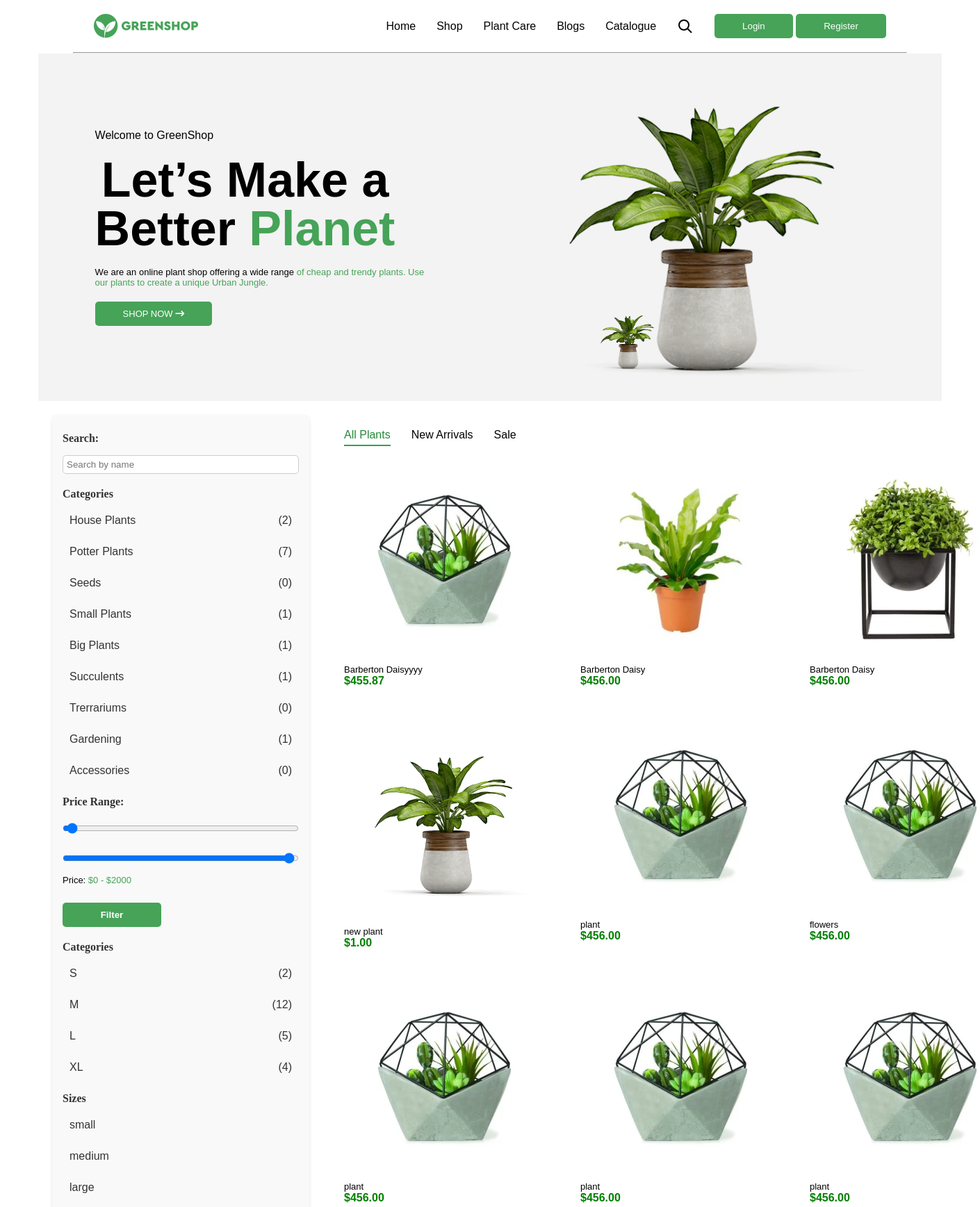
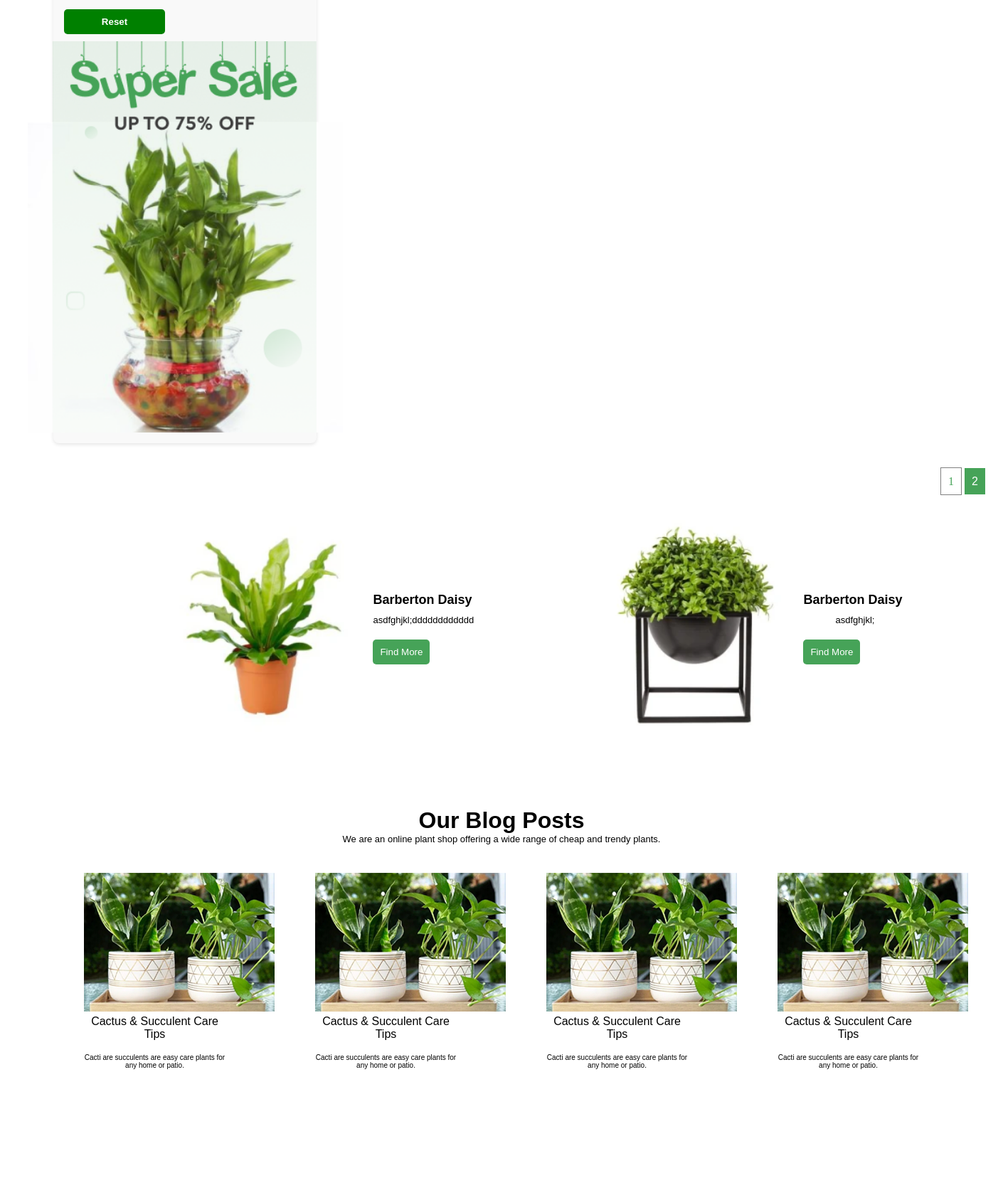
The page / (upper part) on the database its author committed (2 pictures, top to bottom).
### plant/models.py (models this page shows, shortened)
class TimeAbstract(models.Model):
    created_at = models.DateField('created', auto_now_add=True)
    updated_at = models.DateField('', auto_now=True)
    class Meta:
        abstract = True

class Category(TimeAbstract):
    class Meta:
        verbose_name_plural = 'categories'
        verbose_name = 'category'
    name = models.CharField(max_length=100)
    def __str__(self):
        return self.name

class Size(TimeAbstract):
    SMALL = 'small'
    MEDIUM = 'medium'
    LARGE = 'large'
    TYPES = [
        (SMALL,'small'),
        (MEDIUM, 'medium'),
        (LARGE, 'large')
    ]
    class Meta:
        verbose_name_plural = 'sizes'
        verbose_name = 'size'
    name = models.CharField(max_length=100)
    type = models.CharField(choices=TYPES, default=SMALL, max_length=50)
    def __str__(self):
        return self.name

class Plant(TimeAbstract):
    class Meta:
        verbose_name_plural = 'plants'
        verbose_name = 'plant'
    name = models.CharField(max_length=100)
    price = models.DecimalField(decimal_places=2, max_digits=10)
    short_description = models.TextField()
    sizes = models.ManyToManyField('plant.Size', related_name='plant')
    category = models.ForeignKey('plant.Category', on_delete=models.PROTECT, related_name='plant')
    tags = models.ManyToManyField('plant.Tag', related_name='plant')
    description = models.ForeignKey('plant.Description', on_delete=models.PROTECT)
    user =  models.ForeignKey(User, on_delete=models.PROTECT, related_name='plants', default=1)
    @property
    def image(self):
        if self.images.first():
            return self.images.first().image
        return None

class ImagePlant(TimeAbstract):
    class Meta:
        verbose_name_plural = 'images'
        verbose_name = 'image'
    plant = models.ForeignKey('plant.Plant', on_delete=models.PROTECT, related_name='images')
    image = ResizedImageField(upload_to='plant_images/', quality=90, force_format='WEBP')

class Blog(TimeAbstract):
    class Meta:
        verbose_name_plural = 'blogs'
        verbose_name = 'blog'
    name = models.CharField(max_length=100)
    description = models.TextField()
    image = models.ImageField(upload_to='blog_images/')

### plant/views.py (the view)
# urls.py: path('', views.HomePageView.as_view(), name='home'),
class HomePageView(ListView):
    template_name = 'landing.html'
    context_object_name = 'plants'
    paginate_by = 9
    def get_queryset(self):
        plants = Plant.objects.all()
        self.plantfilter = PlantFilter(self.request.GET, queryset=plants)
        query = self.request.GET.get('q')
        if query:
            return Plant.objects.filter(name__icontains=query)
        sizes = self.request.GET.getlist('size')
        if sizes:
            plants = plants.filter(sizes__id__in=sizes)
        return self.plantfilter.qs
    def get_context_data(self, **kwargs):
        context = super().get_context_data(**kwargs)
        context['blogs'] = Blog.objects.all()
        context['categories'] = Category.objects.annotate(plant_count=Count('plant'))
        context['sizes'] = Size.objects.annotate(plant_count=Count('plant'))
        context['size_objects'] = Size.SMALL, Size.MEDIUM, Size.LARGE
        context['form'] = CustomUserCreationForm
        context['forms'] = LoginForm
        context['filter'] = self.plantfilter
        return context

### templates/landing.html (shortened to what this page needs)
{% extends 'main.html' %}
{% block content %}
  <div class="container">
    <section class="slider container">
      <div class="slides ">
        <div class="container-media container slide">
          <div class="display first-block">
            <div class="col-display">
              <h3>Welcome to GreenShop</h3>
              <h1 class="big-text">
                Let’s Make a <br />Better <span>Planet</span>
            </h1>
            <p class="start">
              We are an online plant shop offering a wide range <span>
                of cheap and trendy plants. Use
                <br />our plants to create a unique Urban Jungle.
              </span>
            </p>
            <a href="{% url 'catologue' %}">
              <button class="display"><p>SHOP NOW <i class="fa-solid fa-arrow-right-long"></i></p></button>
            </a>
          </div>
          <div class="display-gap">
            <div class="big-plant"></div>
          </div>
        </div>
      </div>
      <div class="container-media slide">
        <div class="display first-block">
          <div class="display-gap">
            <div class="min-plant"></div>
          </div>
        </div>
      </div>
    </div>
  </section>
</div>
<div class="display2 containers mi pad-20">
    <form method="get" class="filter-form">
      <label for="id_name">Search:</label>
      {{ filter.form.name }}
      <div class="filter-categories">
        <label for="id_name">Categories</label>
        {% for category in categories %}
            <a href="?category={{ category.id }}" class="{% if request.GET.category == category.id|stringformat:"s" %}active{% endif %}">
                <div class="display-cat align-center gap-200">
                  <div>
                    {{ category.name }}
                  </div>
                  <div>
                    ({{ category.plant_count }})
                  </div>
                </div>
            </a>
        {% endfor %}
    </div>
    <label>Price Range:</label>
    <input type="range" id="price_min" name="old_price_min" min="0" max="2000" step="10" value="{{ request.GET.old_price_min|default:0 }}">
    <input type="range" id="price_max" name="old_price_max" min="0" max="2000" step="10" value="{{ request.GET.old_price_max|default:2000 }}">
    <p>Price: <span id="price_display">${{ request.GET.old_price_min|default:0 }} - ${{ request.GET.old_price_max|default:2000 }}</span></p>
    <button type="submit" class="">Filter</button>
    <div class="filter-categories">
      <label for="">Categories</label>
      {% for size in sizes %}
          <a href="?sizes={{ size.id }}" class="{% if request.GET.sizes == size.id|stringformat:"s" %}active{% endif %}">
              <div class="display-cat align-center gap-200">
                <div>
                  {{ size.name }}
                </div>
                <div>
                  ({{ size.plant_count }})
                </div>
              </div>
          </a>
      {% endfor %}
  </div>
   <div class="filter-categories">
    <label for="id_name">Sizes</label>
    {% for size in size_objects %}
        <a href="">{{ size }}</a>
    {% endfor %}
  </div>
      <button type="reset" class="btn btn-success"><a class="white" href="{% url "home" %}">Reset</a></button>
      <div class="sale pad-0"></div>
    </form>
    <div class="col-display cent">
      <div class="text-center display-gap-m pad-top-20 links">
        <a class="active" href="{% url "home" %}">All Plants</a>
        <a class="" href="{% url "arrivals" %}">New Arrivals</a>
        <a href="{% url "home" %}">Sale</a>
      </div>
      <div class="card-plant display-plant ">
        {% for plant in plants %}
        <a href="{% url 'detail_plant' plant.id %}">
        <div class="plant">
          <img class="card" src="{{ plant.image.url }}" alt="" />
            <p>{{ plant.name }}</p>
            <h4 class="green">${{ plant.price }}</h4>
          </div>
        </a>
        {% endfor %}
      </div>
    </div>
  </div>
  <div class="paginations">
    {% include 'companents/pagination.html' %}
  </div>
  <div class="pad-top-20 pad-200 media-none">
    <div class="display">
      {% for plant in plants|slice:'1:3' %}
      <a href="{% url 'detail_plant' plant.id %}">
        <div class="display end">
          <img src="{{ plant.image.url }}" alt="">
          <div class="col-display end">
            <h2>{{ plant.name }}</h2>
            <p class="width end">{{ plant.short_description }}</p>
            <button><a class="white" href="">Find More</a></button>
          </div>
        </div>
      </a>
      {% endfor %}
    </div>
  </div>
  <div class="container">
    <center>
      <h1>Our Blog Posts</h1>
      <p>We are an online plant shop offering a wide range of cheap and trendy plants.</p>
    </center>
    <div class="display3 text-center media-container pad-top-20">
      {% for blog in blogs|slice:':4' %}
        <a href="{% url 'detail_blog' blog.id %}">
          <div class="pad-top-20 blog">
            <img src="{{ blog.image.url }}" alt="" />
            <h3>{{ blog.name }}</h3>
            <br /><p>{{ blog.description }}</p>
          </div>
        </a>
      {% endfor %}
    </div>
  </div>
{% endblock %}

### static/static_dirs/css/main.css (style rules this page uses)
* { margin: 0; box-sizing: border-box; }
.text-center { text-align: center; }
.display-cat { display: flex; max-width: 500px; justify-content: space-between; }
.gap-200 { gap: 200px; }
.text-center p { font-size: 10px; }
.container { width: 1300px; margin: 0 auto; }
.container-media { width: 1300px; margin: 0 auto; }
.containers { max-width: 1300px; width: 100%; margin: 0 auto; padding: 0 15px; }
.pad-20 { padding: 20px; }
.pad-200 { padding: 100px; }
.pad-200 img { width: 400px; }
.align-center { align-items: center; }
.col-display { display: flex; flex-direction: column; gap: 20px; align-items: start; }
.start { text-align: start; }
.display { display: flex; justify-content: space-around; align-items: center; }
.display2 { display: flex; align-items: start; gap: 50px; }
.display3 { display: flex; justify-content: space-around; align-items: center; }
.display-plant { display: grid; grid-template-columns: repeat(3, 1fr); gap: 40px; flex: 1; }
.display-gap { display: flex; gap: 30px; align-items: center; }
.display-gap-m { display: flex; gap: 30px; align-items: center; }
.card { padding: 20px 20px; background-color: #ffffff; }
img { max-width: 300px; max-height: 300px; }
.sale { background-image: url(../images/sale.png); background-position: center; background-repeat: no-repeat; background-size: cover; width: 443px; height: 550px; margin-left: -51px; }
.pad-0 { padding: 0; }
ul, li, a { text-decoration: none; font-family: Cera Pro, sans-serif; color: black; list-style: none; }
.links a { text-decoration: none; padding-bottom: 5px; border-bottom: 2px solid transparent; }
.links a:hover, .links a.active { color: #218838; border-bottom: 2px solid #28a745; }
p { font-family: Cera Pro, sans-serif; font-size: 13px; }
h1 { font-family: Cera Pro, sans-serif; }
h4 { font-family: Cera Pro, sans-serif; }
span { color: #46A358; }
h3 { font-family: Cera Pro, sans-serif; font-size: 16px; font-weight: 500; line-height: 18px; }
h2 { font-family: Cera Pro, sans-serif; }
.big-text { font-size: 70px; font-family: Cera Pro, sans-serif; font-weight: 900; size: 70px; line-height: 70px; }
button { background-color: #46A358; padding: 10px 40px; border: none; border-radius: 5px; color: white; max-width: 200px; }
.end button { max-width: 100px; padding: 10px; }
.width { width: 100px; }
.end { justify-content: end; text-align: end; }
.btn { padding: 10px 15px; background-color: green; color: white; border: none; cursor: pointer; }
.slider { position: relative; width: 100%; overflow: hidden; }
.slides { display: flex; transition: transform 0.5s ease-in-out; }
.slide { min-width: 100%; box-sizing: border-box; text-align: center; }
.big-plant { background-image: url(../images/pl.png); background-position: center; background-repeat: no-repeat; background-size: cover; width: 500px; height: 500px; }
.min-plant { background-image: url(../images/pl.png); background-position: center; background-repeat: no-repeat; background-size: cover; width: 100px; height: 100px; position: absolute; top: 362px; left: 800px; }
.first-block { background-color: rgb(243, 243, 243); }
.green { color: green; }
.paginations { text-align: end; padding: 20px; margin: 5px; }
.white { color: white; }
.blog { max-width: 200px; }
.pad-top-20 { padding-top: 20px; }
.filter-form { background: #f8f9fa; padding: 15px; border-radius: 8px; box-shadow: 0 2px 5px rgba(0, 0, 0, 0.1); max-width: 370px; }
.filter-form label { font-weight: bold; margin-top: 10px; display: block; color: #333; }
.filter-form input, .filter-form select { width: 100%; padding: 8px; margin-top: 5px; border: 1px solid #ccc; border-radius: 5px; }
.filter-form button { color: white; font-weight: bold; border: none; cursor: pointer; margin-top: 15px; padding: 10px; max-width: 142px; }
.filter-form { display: flex; flex-direction: column; gap: 10px; padding: 15px; border-radius: 8px; background-color: #f9f9f9; }
.filter-form label { font-weight: bold; }
.filter-form input, .filter-form select { padding: 5px; border-radius: 5px; border: 1px solid #ccc; }
.filter-categories { display: flex; gap: 15px; flex-direction: column; }
.filter-categories a { text-decoration: none; color: #333; padding: 5px 10px; border-bottom: 2px solid transparent; transition: all 0.3s ease; }
h2 { font-size: 18px; margin-bottom: 10px; }
label { display: block; margin-top: 10px; font-weight: bold; }

### rows shown on the page
Category: name "House Plants", plant_count "2"
Category: name "Potter Plants", plant_count "7"
Category: name "Seeds", plant_count "0"
Category: name "Small Plants", plant_count "1"
Category: name "Big Plants", plant_count "1"
Category: name "Succulents", plant_count "1"
Category: name "Trerrariums", plant_count "0"
Category: name "Gardening", plant_count "1"
Category: name "Accessories", plant_count "0"
Size: name "S", plant_count "2"
Size: name "M", plant_count "12"
Size: name "L", plant_count "5"
Size: name "XL", plant_count "4"
Plant: image (picture), name "Barberton Daisyyyy", price "455.87"
Plant: image (picture), name "Barberton Daisy", price "456.00", short_description "asdfghjkl;dddddddddddd"
Plant: image (picture), name "Barberton Daisy", price "456.00", short_description "asdfghjkl;"
Plant: image (picture), name "new plant", price "1.00"
Plant: image (picture), name "plant", price "456.00"
Plant: image (picture), name "flowers", price "456.00"
Plant: image (picture), name "plant", price "456.00"
Plant: image (picture), name "plant", price "456.00"
Plant: image (picture), name "plant", price "456.00"
Blog: image (picture), name "Cactus & Succulent Care Tips", description "Cacti are succulents are easy care plants for any home or patio."
Blog: image (picture), name "Cactus & Succulent Care Tips", description "Cacti are succulents are easy care plants for any home or patio."
Blog: image (picture), name "Cactus & Succulent Care Tips", description "Cacti are succulents are easy care plants for any home or patio."
Blog: image (picture), name "Cactus & Succulent Care Tips", description "Cacti are succulents are easy care plants for any home or patio."

### other values the page prints
{{ request.GET.old_price_min|default:0 }} "0"
{{ request.GET.old_price_max|default:2000 }} "2000"
{{ size }} "small" "medium" "large"
{{ num }} "1"
{{ num }} "2"
